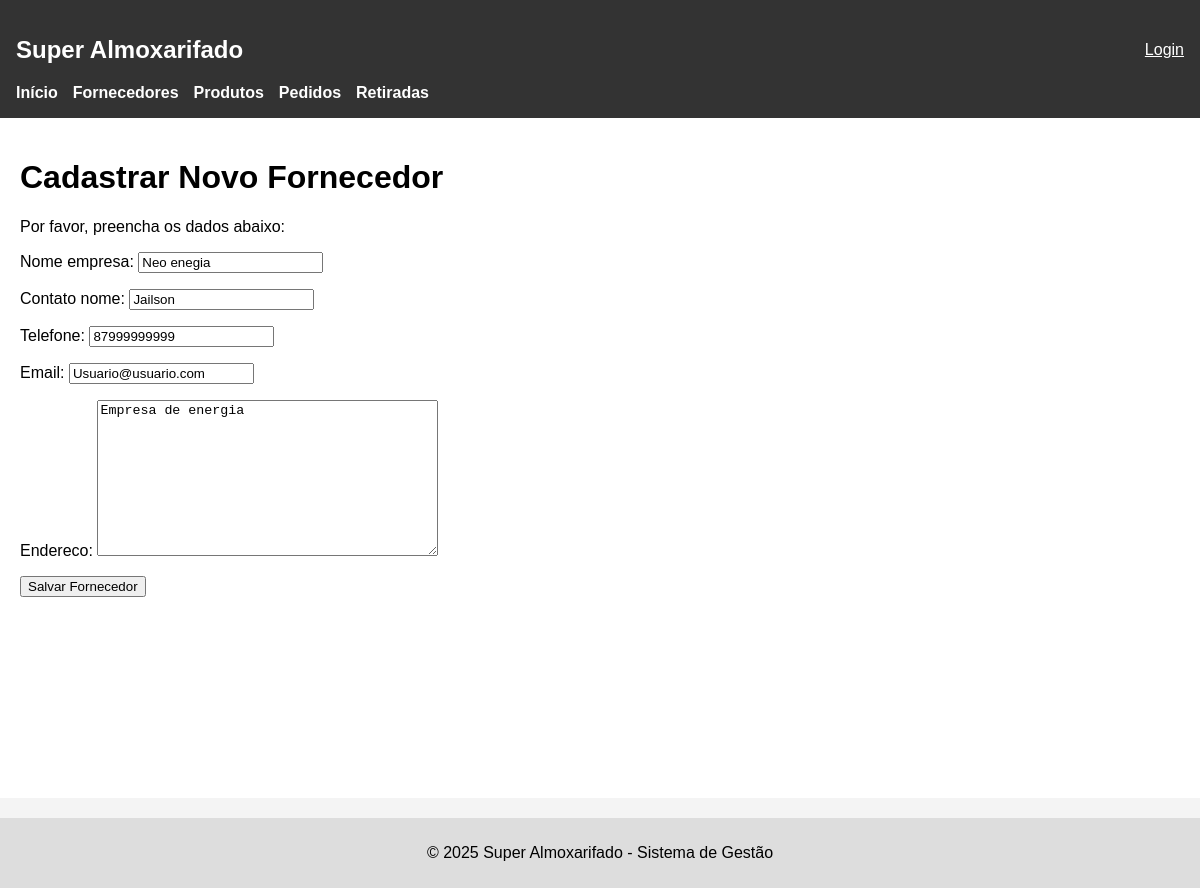
Page /fornecedores/editar/3/ on the earlier database version.
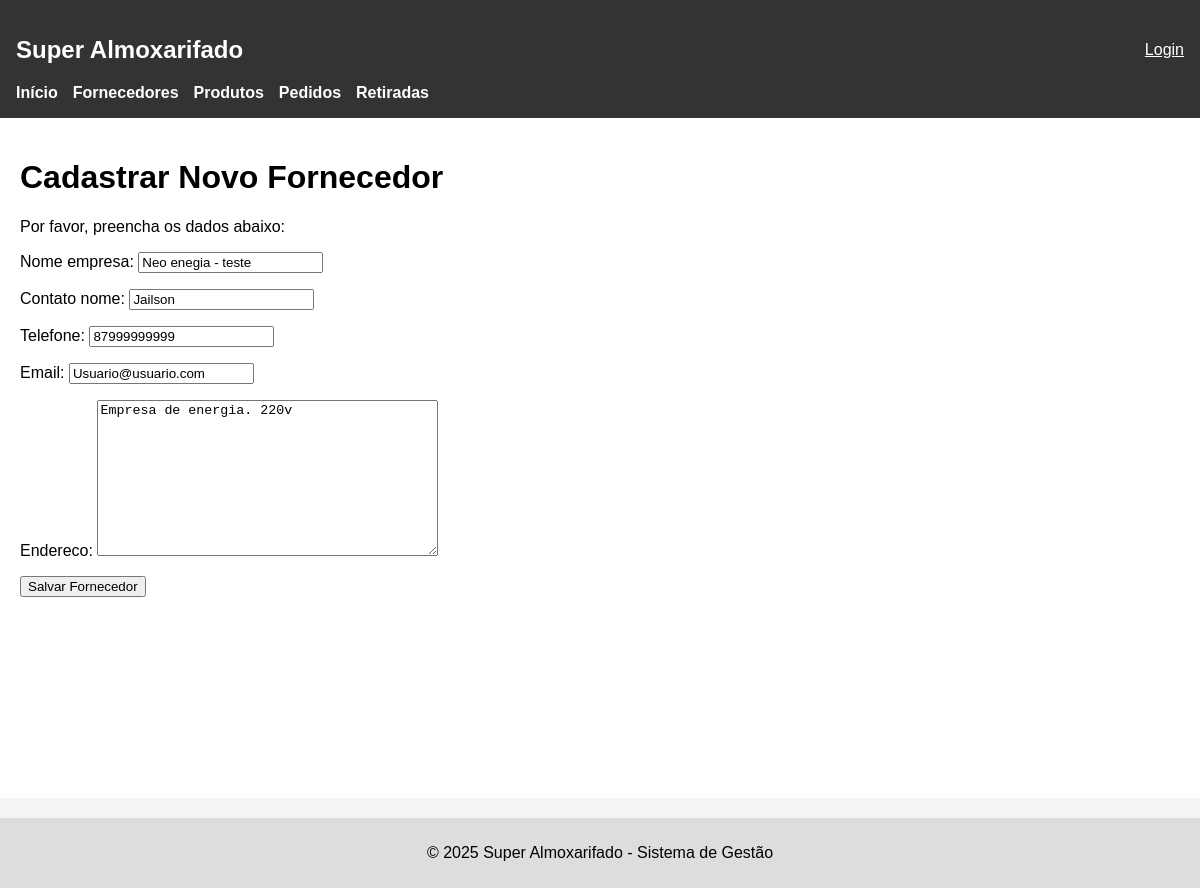
Same page on the later database version.
### apps/fornecedores/models.py (models this page shows, shortened)
class Fornecedor(models.Model):
    nome_empresa = models.CharField(max_length=255)
    contato_nome = models.CharField(max_length=255)
    telefone = models.CharField(max_length=20)
    email = models.EmailField(unique=True)
    endereco = models.TextField()

### apps/fornecedores/views.py (the view)
# urls.py: path('editar/<int:forncedor_id>/', views.editar_fornecedor, name='editar_fornecedor'),
def editar_fornecedor(request, forncedor_id):
    fornecedor = Fornecedor.objects.get(id=forncedor_id)
    if request.method == 'POST':
        form = FornecedorForm(request.POST, instance=fornecedor)
        if form.is_valid():
            form.save()
            return redirect('lista_fornecedores')
    else:
        form = FornecedorForm(instance=fornecedor)
    return render(request, 'fornecedores/cadastro.html', {'form': form})

### apps/fornecedores/forms.py
class FornecedorForm(forms.ModelForm):
    class Meta:
        model = Fornecedor
        fields = ['nome_empresa', 'contato_nome', 'telefone', 'email', 'endereco']

### apps/fornecedores/templates/fornecedores/cadastro.html (shortened to what this page needs)
{% extends 'base.html' %}
{% block conteudo %}
    <h1>Cadastrar Novo Fornecedor</h1>
    <form method='post'>
        <p>Por favor, preencha os dados abaixo:</p>
        {{ form.as_p }}
        <button type="submit">Salvar Fornecedor</button>
    </form>
{% endblock %}

Differences in the rows shown:
changed Fornecedor "Jailson": nome_empresa "Neo enegia" → "Neo enegia - teste"; endereco "Empresa de energia" → "Empresa de energia. 220v"
